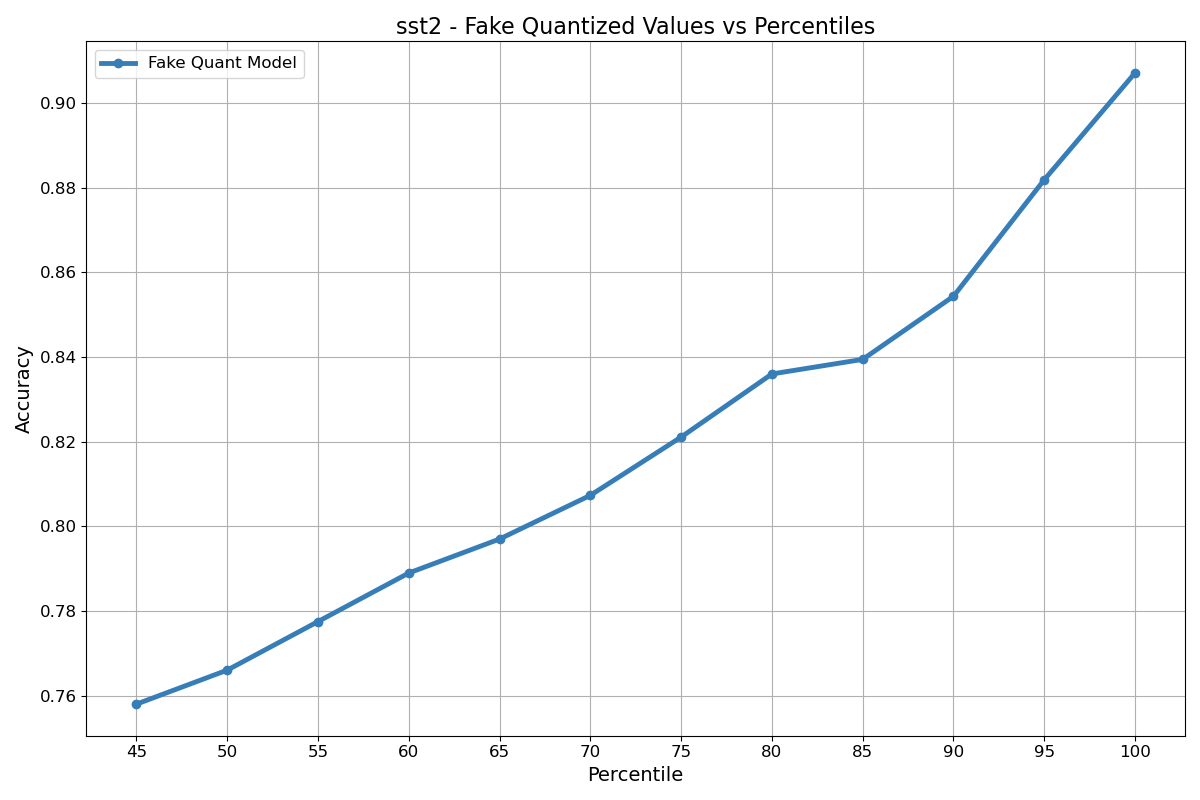

Here is the Python script that generated this plot:
import pandas as pd
import matplotlib.pyplot as plt

# Colorblind-friendly color palette
color_palette = ['#377eb8', '#ff7f00', '#4daf4a', '#f781bf', '#a65628', '#984ea3', '#999999', '#e41a1c', '#dede00']

# Data for Fake Quantized Values against Percentiles on SST2
data = [
    {'Dataset': 'sst2', 'Model': 'Alireza1044/mobilebert_sst2', 'Mode': 'I-BERT', 'Bits': 8.0, 'Clip_Bounds_Sym': True, 'Percentile': 100, 'Original_Accuracy': 'skipped', 'Fake_Quant_Accuracy': 0.9071100917431193, 'True_Quant_Accuracy': 0.9025229357798165},
    #{'Dataset': 'sst2', 'Model': 'Alireza1044/mobilebert_sst2', 'Mode': 'I-BERT', 'Bits': 8.0, 'Clip_Bounds_Sym': True, 'Percentile': 100, 'Original_Accuracy': 'skipped', 'Fake_Quant_Accuracy': 0.9071100917431193, 'True_Quant_Accuracy': 0.9025229357798165},
    #{'Dataset': 'sst2', 'Model': 'Alireza1044/mobilebert_sst2', 'Mode': 'I-BERT', 'Bits': 8.0, 'Clip_Bounds_Sym': True, 'Percentile': 99.9, 'Original_Accuracy': 'skipped', 'Fake_Quant_Accuracy': 0.9059633027522935, 'True_Quant_Accuracy': 0.9071100917431193},
    #{'Dataset': 'sst2', 'Model': 'Alireza1044/mobilebert_sst2', 'Mode': 'I-BERT', 'Bits': 8.0, 'Clip_Bounds_Sym': True, 'Percentile': 99, 'Original_Accuracy': 'skipped', 'Fake_Quant_Accuracy': 0.8979357798165137, 'True_Quant_Accuracy': 0.9025229357798165},
    {'Dataset': 'sst2', 'Model': 'Alireza1044/mobilebert_sst2', 'Mode': 'I-BERT', 'Bits': 8.0, 'Clip_Bounds_Sym': True, 'Percentile': 95, 'Original_Accuracy': 'skipped', 'Fake_Quant_Accuracy': 0.8818807339449541, 'True_Quant_Accuracy': 0.9025229357798165},
    {'Dataset': 'sst2', 'Model': 'Alireza1044/mobilebert_sst2', 'Mode': 'I-BERT', 'Bits': 8.0, 'Clip_Bounds_Sym': True, 'Percentile': 90, 'Original_Accuracy': 'skipped', 'Fake_Quant_Accuracy': 0.8543577981651376, 'True_Quant_Accuracy': 0.9002293577981652},
    {'Dataset': 'sst2', 'Model': 'Alireza1044/mobilebert_sst2', 'Mode': 'I-BERT', 'Bits': 8.0, 'Clip_Bounds_Sym': True, 'Percentile': 85, 'Original_Accuracy': 'skipped', 'Fake_Quant_Accuracy': 0.8394495412844036, 'True_Quant_Accuracy': 0.9013761467889908},
    {'Dataset': 'sst2', 'Model': 'Alireza1044/mobilebert_sst2', 'Mode': 'I-BERT', 'Bits': 8.0, 'Clip_Bounds_Sym': True, 'Percentile': 80, 'Original_Accuracy': 'skipped', 'Fake_Quant_Accuracy': 0.8360091743119266, 'True_Quant_Accuracy': 0.9036697247706422},
    {'Dataset': 'sst2', 'Model': 'Alireza1044/mobilebert_sst2', 'Mode': 'I-BERT', 'Bits': 8.0, 'Clip_Bounds_Sym': True, 'Percentile': 75, 'Original_Accuracy': 'skipped', 'Fake_Quant_Accuracy': 0.8211009174311926, 'True_Quant_Accuracy': 0.9013761467889908},
    {'Dataset': 'sst2', 'Model': 'Alireza1044/mobilebert_sst2', 'Mode': 'I-BERT', 'Bits': 8.0, 'Clip_Bounds_Sym': True, 'Percentile': 70, 'Original_Accuracy': 'skipped', 'Fake_Quant_Accuracy': 0.8073394495412844, 'True_Quant_Accuracy': 0.8990825688073395},
    {'Dataset': 'sst2', 'Model': 'Alireza1044/mobilebert_sst2', 'Mode': 'I-BERT', 'Bits': 8.0, 'Clip_Bounds_Sym': True, 'Percentile': 65, 'Original_Accuracy': 'skipped', 'Fake_Quant_Accuracy': 0.7970183486238532, 'True_Quant_Accuracy': 0.9048165137614679},
    {'Dataset': 'sst2', 'Model': 'Alireza1044/mobilebert_sst2', 'Mode': 'I-BERT', 'Bits': 8.0, 'Clip_Bounds_Sym': True, 'Percentile': 60, 'Original_Accuracy': 'skipped', 'Fake_Quant_Accuracy': 0.7889908256880734, 'True_Quant_Accuracy': 0.9036697247706422},
    {'Dataset': 'sst2', 'Model': 'Alireza1044/mobilebert_sst2', 'Mode': 'I-BERT', 'Bits': 8.0, 'Clip_Bounds_Sym': True, 'Percentile': 55, 'Original_Accuracy': 'skipped', 'Fake_Quant_Accuracy': 0.7775229357798165, 'True_Quant_Accuracy': 0.9025229357798165},
    {'Dataset': 'sst2', 'Model': 'Alireza1044/mobilebert_sst2', 'Mode': 'I-BERT', 'Bits': 8.0, 'Clip_Bounds_Sym': True, 'Percentile': 50, 'Original_Accuracy': 'skipped', 'Fake_Quant_Accuracy': 0.7660550458715596, 'True_Quant_Accuracy': 0.8956422018348624},
    {'Dataset': 'sst2', 'Model': 'Alireza1044/mobilebert_sst2', 'Mode': 'I-BERT', 'Bits': 8.0, 'Clip_Bounds_Sym': True, 'Percentile': 45, 'Original_Accuracy': 'skipped', 'Fake_Quant_Accuracy': 0.7580275229357798, 'True_Quant_Accuracy': 0.8967889908256881}
]

# Create DataFrame
df = pd.DataFrame(data)

# Plot Fake Quantized Values against Percentiles for SST2
fig, ax = plt.subplots(figsize=(12, 8))
ax.plot(df['Percentile'], df['Fake_Quant_Accuracy'], label='Fake Quant Model', marker='o', color=color_palette[0], linewidth=3.5)
#ax.plot(df['Percentile'], df['True_Quant_Accuracy'], label='True Quant Model', marker='o', color=color_palette[1], linewidth=3.5)
ax.set_xticks(df['Percentile'].unique())
ax.set_xlabel('Percentile', fontsize=14)
ax.set_ylabel('Accuracy', fontsize=14)
ax.set_title('sst2 - Fake Quantized Values vs Percentiles', fontsize=16)
ax.legend(fontsize=12)
ax.tick_params(axis='both', which='major', labelsize=12)
ax.grid(True)

# Show plot
plt.tight_layout()
plt.show()
plt.savefig('results/percentile/plot.png')
print("Plots have been saved to bias_shift_analysis.png")